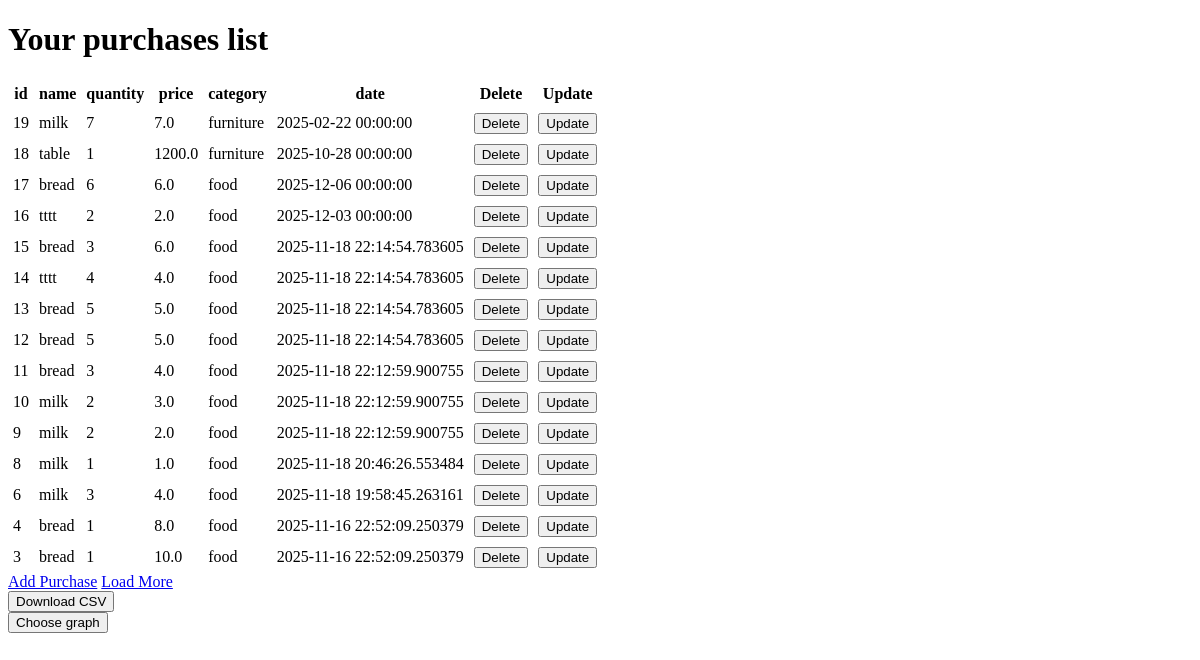
Screenshot of /more/30 (signed in) with the database file from the repository.
### app.py (models this page shows)
class Purchase(db.Model):
    id = db.Column(db.Integer , primary_key = True)
    name = db.Column(db.String , nullable = False )
    quantity = db.Column(db.Integer, default = 1)
    price = db.Column(db.Float , nullable = False )
    category = db.Column(db.String)
    date = db.Column(db.DateTime , default = datetime.now())
    user_id = db.Column(db.Integer, db.ForeignKey('user.id'), nullable=False)

### app.py (the view)
@app.route("/more/<int:limit>")
def show_more(limit):
    if "user_id" not in session:
        return redirect("/login")
    user_id = session["user_id"]
    user_purchases = Purchase.query.filter_by(user_id=user_id).order_by(Purchase.id.desc()).limit(limit).all()
    return render_template("PersonalArea.htm", purchases=user_purchases, limit=limit)

### templates/PersonalArea.htm (shortened to what this page needs)
{% extends 'index.htm' %}
{% block body %}
<h1>Your purchases list</h1>
<table cellspacing="0" cellpadding="5">
    <tr>
        <th>id</th>
        <th>name</th>
        <th>quantity</th>
        <th>price</th>
        <th>category</th>
        <th>date</th>
        <th>Delete</th>
        <th>Update</th>
    </tr>
    {% for p in purchases %}
    <tr>
        <td>{{p.id}}</td>
        <td>{{p.name}}</td>
        <td>{{p.quantity}}</td>
        <td>{{p.price}}</td>
        <td>{{p.category}}</td>
        <td>{{p.date}}</td>
        <td>
            <form action="/delete/{{ p.id }}" method="POST" style="display:inline">
                <button type="submit">Delete</button>
            </form>
        </td>
        <td>
            <form action="/update/{{ p.id }}" style="display:inline">
                <button type="submit">Update</button>
            </form>
        </td>
    </tr>
    {% endfor %}
</table>
<a href="/add" class="btn">Add Purchase</a>
<a href="{{ url_for('show_more', limit=limit+5) }}" class="btn">Load More</a>
<form action="/save_csv" method="get">
    <button type="submit">Download CSV</button>
</form>
<button onclick="toggleMenu()">Choose graph</button>
{% endblock %}

### rows the page displays
Purchase: id "19", name "milk", quantity "7", price "7.0", category "furniture", date "2025-02-22 00:00:00"
Purchase: id "18", name "table", quantity "1", price "1200.0", category "furniture", date "2025-10-28 00:00:00"
Purchase: id "17", name "bread", quantity "6", price "6.0", category "food", date "2025-12-06 00:00:00"
Purchase: id "16", name "tttt", quantity "2", price "2.0", category "food", date "2025-12-03 00:00:00"
Purchase: id "15", name "bread", quantity "3", price "6.0", category "food", date "2025-11-18 22:14:54.783605"
Purchase: id "14", name "tttt", quantity "4", price "4.0", category "food", date "2025-11-18 22:14:54.783605"
Purchase: id "13", name "bread", quantity "5", price "5.0", category "food", date "2025-11-18 22:14:54.783605"
Purchase: id "12", name "bread", quantity "5", price "5.0", category "food", date "2025-11-18 22:14:54.783605"
Purchase: id "11", name "bread", quantity "3", price "4.0", category "food", date "2025-11-18 22:12:59.900755"
Purchase: id "10", name "milk", quantity "2", price "3.0", category "food", date "2025-11-18 22:12:59.900755"
Purchase: id "9", name "milk", quantity "2", price "2.0", category "food", date "2025-11-18 22:12:59.900755"
Purchase: id "8", name "milk", quantity "1", price "1.0", category "food", date "2025-11-18 20:46:26.553484"
Purchase: id "6", name "milk", quantity "3", price "4.0", category "food", date "2025-11-18 19:58:45.263161"
Purchase: id "4", name "bread", quantity "1", price "8.0", category "food", date "2025-11-16 22:52:09.250379"
Purchase: id "3", name "bread", quantity "1", price "10.0", category "food", date "2025-11-16 22:52:09.250379"
